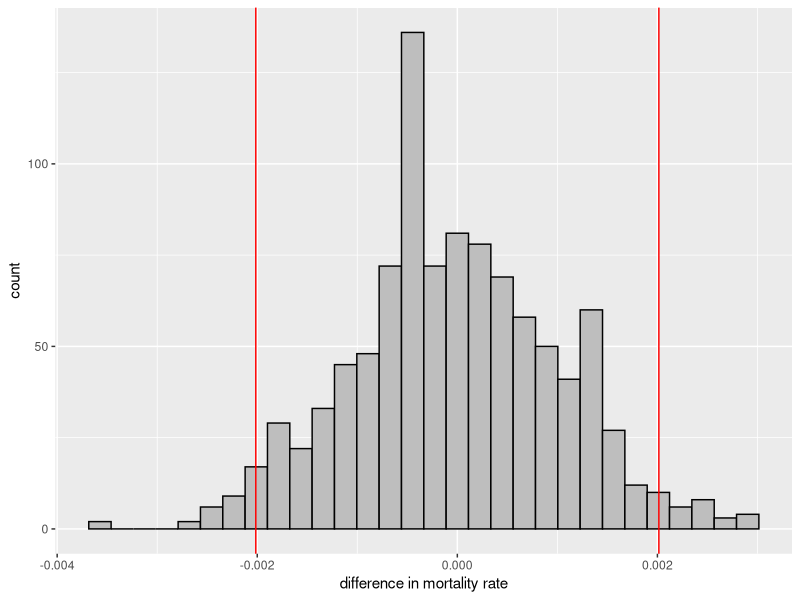

This chart was generated by the following R code:
## ---- chunk 1
library(tidyverse)
library(knitr)
opts_chunk$set(warning = FALSE, message = FALSE)
## ---- chunk 2
data <- tibble(group=c(rep("airbag",10541),rep("no_airbag",9867)),
               outcome=c(rep("dead",45), rep("alive",10541-45), 
                         rep("dead",62), rep("alive",9867-62)))
## ---- chunk 3
set.seed(107) # Replace the number in the parentheses with the 1st, 3rd, and 5th
# digits in your student number.
test_statistic <- 45 / 10541 - 62 / 9867
n_repetitions <- 1000
simulated_stats <- rep(NA, n_repetitions)

for (i in 1 : n_repetitions)
{
  sim_data <- data %>% 
    mutate(group = sample(group))
  sim_value <- sim_data %>% 
    group_by(group) %>% 
    summarize(p_mortality = sum(outcome == "dead") / n()) %>% 
    summarize(value = diff(p_mortality))
  simulated_stats[i] <- as.numeric(sim_value)
}
simulation <- tibble(p_diff = simulated_stats)
simulation %>% ggplot(aes(x = p_diff)) +
  geom_histogram(color = "black", fill = "gray") +
  labs(x = "difference in mortality rate") +
  geom_vline(xintercept = abs(test_statistic), color = "red") +
  geom_vline(xintercept = -abs(test_statistic), color = "red")

p_value <- simulation %>% 
  filter(p_diff >= abs(test_statistic) | p_diff <= -abs(test_statistic)) %>% 
  summarize(pvalue = n() / (10541 + 9867))
as.numeric(p_value)
